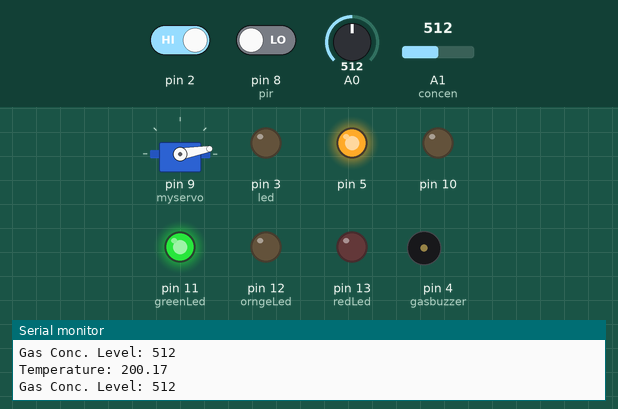
Bench run of a sketch on a simulated Arduino Uno, built with avr-gcc and run on an emulated ATmega328P. On the bench: servo, output pins drawn as LEDs (lit = HIGH), buzzer (waves = sounding), the last lines printed to the serial monitor. The test bench sets the inputs (shaded band); at power-on: pin 8 (pir) LOW, A1 (concen) = 512, A0 = 512, pin 2 HIGH.

Above: at 1.7 s.
1.8 s: pin 8 (pir) driven HIGH
At 3.1 s:
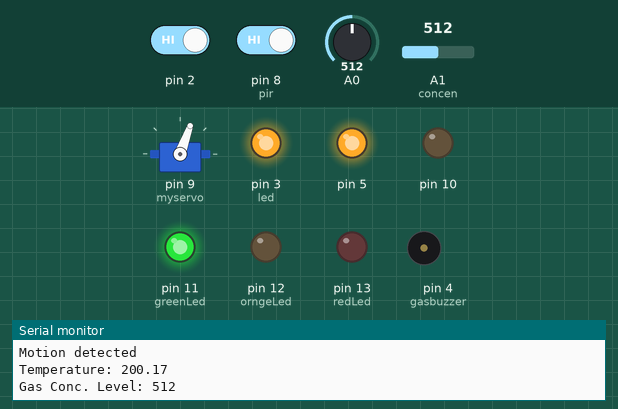
3.4 s: A1 (concen) set to 671
4.9 s: A1 (concen) set to 692
At 6.2 s:
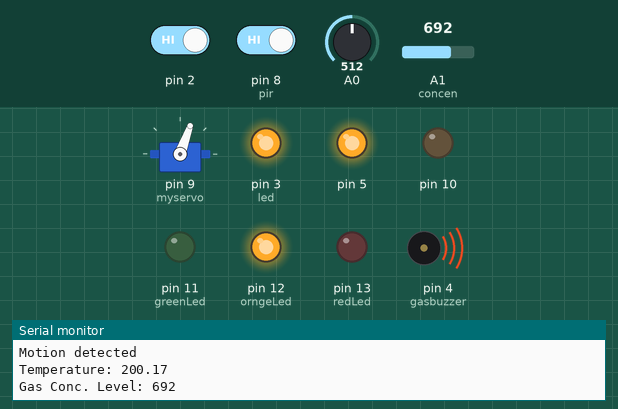
6.5 s: A0 set to 178
8.0 s: A0 set to 153
At 9.0 s:
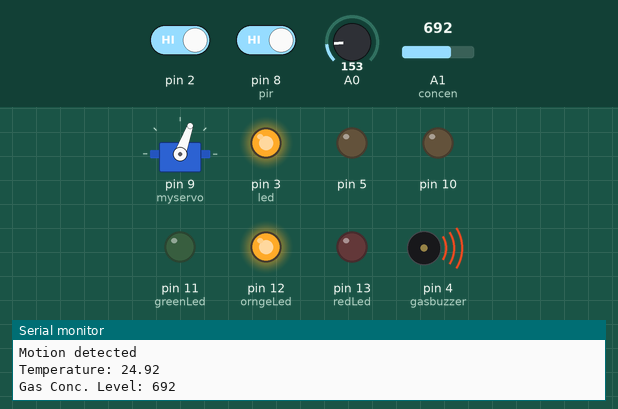
9.6 s: pin 2 driven LOW
At 11.0 s:
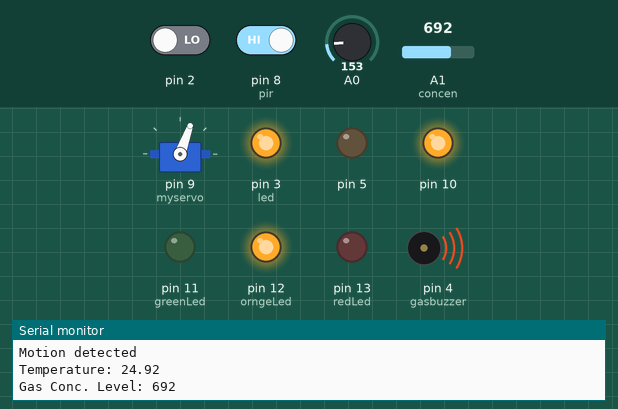
Timing chart, 0 to 12.2 s (numbered marks = the images above; inputs shaded):
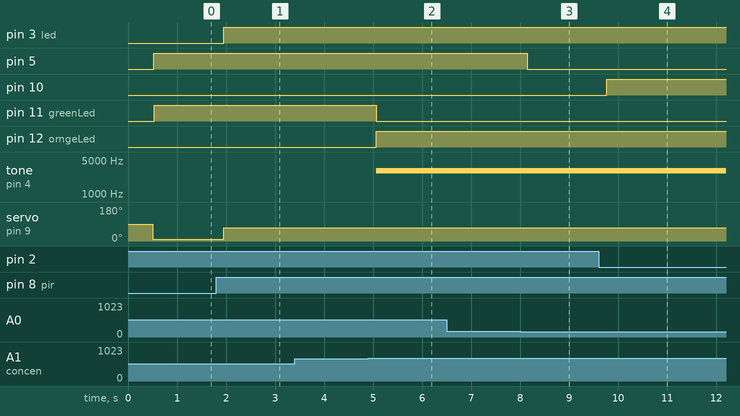

Measured:
- the behaviour switches between 682 and 683 on A1 (concen) (found by bisection; images 1 and 2)
- the behaviour switches between 164 and 163 on A0 (found by bisection; images 2 and 3)
- after the input at 1.8 s, pin 3 (led): LOW → HIGH after 0.15 s; servo on pin 9 (myservo): 10° → 70° after 0.15 s
- after the input at 4.9 s, pin 11 (greenLed): HIGH → LOW after 0.17 s; pin 12 (orngeLed): LOW → HIGH after 0.17 s; tone on pin 4 (gasbuzzer): silent → 3000 Hz after 0.17 s
- after the input at 8.0 s, pin 5: HIGH → LOW after 0.14 s
- after the input at 9.6 s, pin 10: LOW → HIGH after 0.17 s

The sketch:

home_automation.ino
```cpp
#include <Servo.h>
Servo myservo;
int led=3;
int pir=8;
int redLed = 13;
int greenLed = 11;
int orngeLed = 12;
int gasbuzzer = 4;
int concen = A1;
int buttonState = 0;

void setup()
{

  pinMode(redLed, OUTPUT);
  pinMode(greenLed, OUTPUT);
  pinMode(orngeLed, OUTPUT);
  pinMode(gasbuzzer, OUTPUT);
  pinMode(concen, INPUT);
  pinMode(2, INPUT);
  pinMode(10, OUTPUT);
  pinMode(A0, INPUT);
  pinMode(5, OUTPUT);
  pinMode(pir,INPUT);
  pinMode(led,OUTPUT);
  myservo.attach(9);
  Serial.begin(9600);
  delay(500);
}

void loop()
{
  int val = digitalRead(pir);

  Serial.println("");
  if(val==HIGH)
  {
    digitalWrite(led,HIGH);
    Serial.println("Motion detected");
    myservo.write(70);
  }
  else
  {
    digitalWrite(led,LOW);
    myservo.write(10);
  }
  delay(10);

  buttonState = digitalRead(2);
  if (buttonState == LOW)
  {
    digitalWrite(10, HIGH);
  }
  else
  {
    digitalWrite(10, LOW);
  }
  delay(10);


  //Temperature Sensor
  float temp = -40 + 0.488155 * (analogRead(A0) - 20);
  Serial.print("Temperature: ");
  Serial.println(temp);
  if (-40 + 0.488155 * (analogRead(A0) - 20) > 30)
  {
    digitalWrite(5, HIGH);
  }
  else
  {
    digitalWrite(5, LOW);
  }
  delay(10);

  //For Gas Sensor
  int smok = analogRead(concen);

  Serial.print("Gas Conc. Level: ");
  Serial.println(smok);
  // Checks if it has reached the threshold value
  if (smok > 682 && smok < 750)
  {
    digitalWrite(orngeLed, HIGH);
    digitalWrite(greenLed, LOW);
    digitalWrite(redLed, LOW);
    tone(gasbuzzer, 3000, 200);
  }
  else if(smok > 750)
  {
    digitalWrite(redLed, HIGH);
    digitalWrite(greenLed, LOW);
    digitalWrite(orngeLed, LOW);
    tone(gasbuzzer, 1000, 200);
  }

  else
  {
    digitalWrite(redLed, LOW);
    digitalWrite(greenLed, HIGH);
    digitalWrite(orngeLed, LOW);
    noTone(gasbuzzer);
  }
  delay(150);
}
```
